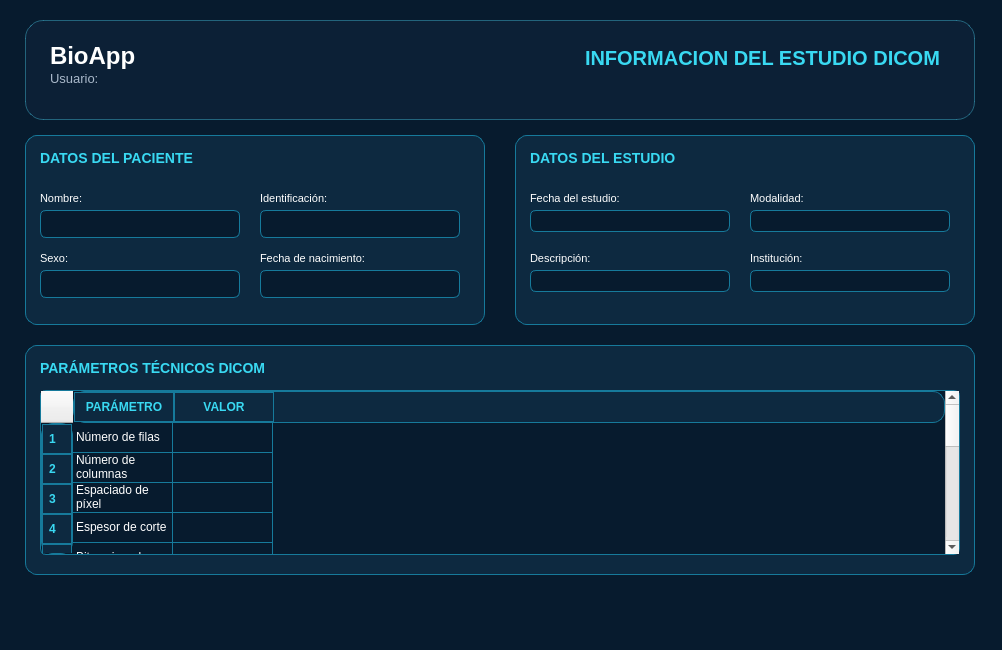
<?xml version="1.0" encoding="UTF-8"?>
<ui version="4.0">
 <class>ventanaDatosDICOM</class>
 <widget class="QDialog" name="ventanaDatosDICOM">
  <property name="geometry">
   <rect>
    <x>0</x>
    <y>0</y>
    <width>1002</width>
    <height>650</height>
   </rect>
  </property>
  <property name="windowTitle">
   <string>BioApp | Información DICOM</string>
  </property>
  <property name="styleSheet">
   <string notr="true">QDialog#ventanaDatosDICOM {
    background-color: #071B2E;
}</string>
  </property>
  <widget class="QFrame" name="frameEncabezado">
   <property name="geometry">
    <rect>
     <x>25</x>
     <y>20</y>
     <width>950</width>
     <height>100</height>
    </rect>
   </property>
   <property name="styleSheet">
    <string notr="true">QFrame#frameEncabezado {
    background-color: rgba(15, 35, 60, 150);
    border: 1px solid rgba(75, 210, 240, 100);
    border-radius: 18px;
}</string>
   </property>
   <property name="frameShape">
    <enum>QFrame::StyledPanel</enum>
   </property>
   <property name="frameShadow">
    <enum>QFrame::Raised</enum>
   </property>
   <widget class="QLabel" name="lblBioApp">
    <property name="geometry">
     <rect>
      <x>25</x>
      <y>20</y>
      <width>101</width>
      <height>31</height>
     </rect>
    </property>
    <property name="styleSheet">
     <string notr="true">color: #FFFFFF;
font-size: 24px;
font-weight: bold;
background-color: transparent;</string>
    </property>
    <property name="text">
     <string>BioApp</string>
    </property>
   </widget>
   <widget class="QLabel" name="lblTituloDICOM">
    <property name="geometry">
     <rect>
      <x>560</x>
      <y>30</y>
      <width>381</width>
      <height>16</height>
     </rect>
    </property>
    <property name="styleSheet">
     <string notr="true">color: #39D9F2;
font-size: 20px;
font-weight: bold;
background: transparent;
border: none;</string>
    </property>
    <property name="text">
     <string>INFORMACIÓN DEL ESTUDIO DICOM</string>
    </property>
   </widget>
   <widget class="QLabel" name="lblInfoUsuario">
    <property name="geometry">
     <rect>
      <x>25</x>
      <y>50</y>
      <width>55</width>
      <height>16</height>
     </rect>
    </property>
    <property name="styleSheet">
     <string notr="true">color: #A9B8CA;
font-size: 13px;
background-color: transparent;</string>
    </property>
    <property name="text">
     <string>Usuario:</string>
    </property>
   </widget>
  </widget>
  <widget class="QFrame" name="framePaciente">
   <property name="geometry">
    <rect>
     <x>25</x>
     <y>135</y>
     <width>460</width>
     <height>190</height>
    </rect>
   </property>
   <property name="styleSheet">
    <string notr="true">QFrame {
    background-color: #0D2940;
    border: 1px solid #167A9B;
    border-radius: 12px;
}</string>
   </property>
   <property name="frameShape">
    <enum>QFrame::StyledPanel</enum>
   </property>
   <property name="frameShadow">
    <enum>QFrame::Raised</enum>
   </property>
   <widget class="QLabel" name="lblTituloPaciente">
    <property name="geometry">
     <rect>
      <x>15</x>
      <y>10</y>
      <width>420</width>
      <height>25</height>
     </rect>
    </property>
    <property name="styleSheet">
     <string notr="true">color: #39D9F2;
font-size: 14px;
font-weight: bold;
background: transparent;
border: none;</string>
    </property>
    <property name="text">
     <string>DATOS DEL PACIENTE</string>
    </property>
   </widget>
   <widget class="QLabel" name="lblNombre">
    <property name="geometry">
     <rect>
      <x>15</x>
      <y>55</y>
      <width>55</width>
      <height>16</height>
     </rect>
    </property>
    <property name="styleSheet">
     <string notr="true">color: white;
font-size: 11px;
background: transparent;
border: none;</string>
    </property>
    <property name="text">
     <string>Nombre:</string>
    </property>
   </widget>
   <widget class="QLabel" name="lblIdentificacion">
    <property name="geometry">
     <rect>
      <x>235</x>
      <y>55</y>
      <width>81</width>
      <height>16</height>
     </rect>
    </property>
    <property name="styleSheet">
     <string notr="true">color: white;
font-size: 11px;
background: transparent;
border: none;</string>
    </property>
    <property name="text">
     <string>Identificación:</string>
    </property>
   </widget>
   <widget class="QLabel" name="lblSexo">
    <property name="geometry">
     <rect>
      <x>15</x>
      <y>115</y>
      <width>55</width>
      <height>16</height>
     </rect>
    </property>
    <property name="styleSheet">
     <string notr="true">color: white;
font-size: 11px;
background: transparent;
border: none;</string>
    </property>
    <property name="text">
     <string>Sexo:</string>
    </property>
   </widget>
   <widget class="QLabel" name="lblFechaNacimiento">
    <property name="geometry">
     <rect>
      <x>235</x>
      <y>115</y>
      <width>131</width>
      <height>16</height>
     </rect>
    </property>
    <property name="styleSheet">
     <string notr="true">color: white;
font-size: 11px;
background: transparent;
border: none;</string>
    </property>
    <property name="text">
     <string>Fecha de nacimiento:</string>
    </property>
   </widget>
   <widget class="QLineEdit" name="txtNombre">
    <property name="geometry">
     <rect>
      <x>15</x>
      <y>75</y>
      <width>200</width>
      <height>28</height>
     </rect>
    </property>
    <property name="styleSheet">
     <string notr="true">
QLineEdit {
    background-color: #071B2E;
    color: #FFFFFF;
    border: 1px solid #167A9B;
    border-radius: 6px;
    padding: 5px;
    font-size: 10pt;
}

QLineEdit:focus {
    border: 1px solid #39D9F2;
}
</string>
    </property>
    <property name="readOnly">
     <bool>true</bool>
    </property>
   </widget>
   <widget class="QLineEdit" name="txtSexo">
    <property name="geometry">
     <rect>
      <x>15</x>
      <y>135</y>
      <width>200</width>
      <height>28</height>
     </rect>
    </property>
    <property name="styleSheet">
     <string notr="true">
QLineEdit {
    background-color: #071B2E;
    color: #FFFFFF;
    border: 1px solid #167A9B;
    border-radius: 6px;
    padding: 5px;
    font-size: 10pt;
}

QLineEdit:focus {
    border: 1px solid #39D9F2;
}
</string>
    </property>
    <property name="readOnly">
     <bool>true</bool>
    </property>
   </widget>
   <widget class="QLineEdit" name="txtIdentificacion">
    <property name="geometry">
     <rect>
      <x>235</x>
      <y>75</y>
      <width>200</width>
      <height>28</height>
     </rect>
    </property>
    <property name="styleSheet">
     <string notr="true">
QLineEdit {
    background-color: #071B2E;
    color: #FFFFFF;
    border: 1px solid #167A9B;
    border-radius: 6px;
    padding: 5px;
    font-size: 10pt;
}

QLineEdit:focus {
    border: 1px solid #39D9F2;
}
</string>
    </property>
    <property name="readOnly">
     <bool>true</bool>
    </property>
   </widget>
   <widget class="QLineEdit" name="txtFechaNacimiento">
    <property name="geometry">
     <rect>
      <x>235</x>
      <y>135</y>
      <width>200</width>
      <height>28</height>
     </rect>
    </property>
    <property name="styleSheet">
     <string notr="true">
QLineEdit {
    background-color: #071B2E;
    color: #FFFFFF;
    border: 1px solid #167A9B;
    border-radius: 6px;
    padding: 5px;
    font-size: 10pt;
}

QLineEdit:focus {
    border: 1px solid #39D9F2;
}
</string>
    </property>
    <property name="readOnly">
     <bool>true</bool>
    </property>
   </widget>
  </widget>
  <widget class="QFrame" name="frameEstudio">
   <property name="geometry">
    <rect>
     <x>515</x>
     <y>135</y>
     <width>460</width>
     <height>190</height>
    </rect>
   </property>
   <property name="styleSheet">
    <string notr="true">QFrame {
    background-color: #0D2940;
    border: 1px solid #167A9B;
    border-radius: 12px;
}</string>
   </property>
   <property name="frameShape">
    <enum>QFrame::StyledPanel</enum>
   </property>
   <property name="frameShadow">
    <enum>QFrame::Raised</enum>
   </property>
   <widget class="QLabel" name="lblTituloEstudio">
    <property name="geometry">
     <rect>
      <x>15</x>
      <y>10</y>
      <width>420</width>
      <height>25</height>
     </rect>
    </property>
    <property name="styleSheet">
     <string notr="true">color: #39D9F2;
font-size: 14px;
font-weight: bold;
background: transparent;
border: none;</string>
    </property>
    <property name="text">
     <string>DATOS DEL ESTUDIO</string>
    </property>
   </widget>
   <widget class="QLabel" name="lblFechaEstudio">
    <property name="geometry">
     <rect>
      <x>15</x>
      <y>55</y>
      <width>111</width>
      <height>16</height>
     </rect>
    </property>
    <property name="styleSheet">
     <string notr="true">color: white;
font-size: 11px;
background: transparent;
border: none;</string>
    </property>
    <property name="text">
     <string>Fecha del estudio:</string>
    </property>
   </widget>
   <widget class="QLabel" name="lblModalidad">
    <property name="geometry">
     <rect>
      <x>235</x>
      <y>55</y>
      <width>55</width>
      <height>16</height>
     </rect>
    </property>
    <property name="styleSheet">
     <string notr="true">color: white;
font-size: 11px;
background: transparent;
border: none;</string>
    </property>
    <property name="text">
     <string>Modalidad:</string>
    </property>
   </widget>
   <widget class="QLabel" name="lblDescripcionEstudio">
    <property name="geometry">
     <rect>
      <x>15</x>
      <y>115</y>
      <width>71</width>
      <height>16</height>
     </rect>
    </property>
    <property name="styleSheet">
     <string notr="true">color: white;
font-size: 11px;
background: transparent;
border: none;</string>
    </property>
    <property name="text">
     <string>Descripción:</string>
    </property>
   </widget>
   <widget class="QLabel" name="lblInstitucion">
    <property name="geometry">
     <rect>
      <x>235</x>
      <y>115</y>
      <width>55</width>
      <height>16</height>
     </rect>
    </property>
    <property name="styleSheet">
     <string notr="true">color: white;
font-size: 11px;
background: transparent;
border: none;</string>
    </property>
    <property name="text">
     <string>Institución:</string>
    </property>
   </widget>
   <widget class="QLineEdit" name="txtFechaEstudio">
    <property name="geometry">
     <rect>
      <x>15</x>
      <y>75</y>
      <width>200</width>
      <height>22</height>
     </rect>
    </property>
    <property name="styleSheet">
     <string notr="true">
QLineEdit {
    background-color: #071B2E;
    color: #FFFFFF;
    border: 1px solid #167A9B;
    border-radius: 6px;
    padding: 5px;
    font-size: 10pt;
}

QLineEdit:focus {
    border: 1px solid #39D9F2;
}
</string>
    </property>
    <property name="readOnly">
     <bool>true</bool>
    </property>
   </widget>
   <widget class="QLineEdit" name="txtModalidad">
    <property name="geometry">
     <rect>
      <x>235</x>
      <y>75</y>
      <width>200</width>
      <height>22</height>
     </rect>
    </property>
    <property name="styleSheet">
     <string notr="true">
QLineEdit {
    background-color: #071B2E;
    color: #FFFFFF;
    border: 1px solid #167A9B;
    border-radius: 6px;
    padding: 5px;
    font-size: 10pt;
}

QLineEdit:focus {
    border: 1px solid #39D9F2;
}
</string>
    </property>
    <property name="readOnly">
     <bool>true</bool>
    </property>
   </widget>
   <widget class="QLineEdit" name="txtDescripcionEstudio">
    <property name="geometry">
     <rect>
      <x>15</x>
      <y>135</y>
      <width>200</width>
      <height>22</height>
     </rect>
    </property>
    <property name="styleSheet">
     <string notr="true">
QLineEdit {
    background-color: #071B2E;
    color: #FFFFFF;
    border: 1px solid #167A9B;
    border-radius: 6px;
    padding: 5px;
    font-size: 10pt;
}

QLineEdit:focus {
    border: 1px solid #39D9F2;
}
</string>
    </property>
    <property name="readOnly">
     <bool>true</bool>
    </property>
   </widget>
   <widget class="QLineEdit" name="txtInstitucion">
    <property name="geometry">
     <rect>
      <x>235</x>
      <y>135</y>
      <width>200</width>
      <height>22</height>
     </rect>
    </property>
    <property name="styleSheet">
     <string notr="true">
QLineEdit {
    background-color: #071B2E;
    color: #FFFFFF;
    border: 1px solid #167A9B;
    border-radius: 6px;
    padding: 5px;
    font-size: 10pt;
}

QLineEdit:focus {
    border: 1px solid #39D9F2;
}
</string>
    </property>
    <property name="readOnly">
     <bool>true</bool>
    </property>
   </widget>
  </widget>
  <widget class="QFrame" name="frameParametros">
   <property name="geometry">
    <rect>
     <x>25</x>
     <y>345</y>
     <width>950</width>
     <height>230</height>
    </rect>
   </property>
   <property name="styleSheet">
    <string notr="true">QFrame {
    background-color: #0D2940;
    border: 1px solid #167A9B;
    border-radius: 12px;
}</string>
   </property>
   <property name="frameShape">
    <enum>QFrame::StyledPanel</enum>
   </property>
   <property name="frameShadow">
    <enum>QFrame::Raised</enum>
   </property>
   <widget class="QLabel" name="lblTituloParametros">
    <property name="geometry">
     <rect>
      <x>15</x>
      <y>10</y>
      <width>920</width>
      <height>25</height>
     </rect>
    </property>
    <property name="styleSheet">
     <string notr="true">color: #39D9F2;
font-size: 14px;
font-weight: bold;
background: transparent;
border: none;</string>
    </property>
    <property name="text">
     <string>PARÁMETROS TÉCNICOS DICOM</string>
    </property>
   </widget>
   <widget class="QTableWidget" name="tablaParametrosDICOM">
    <property name="geometry">
     <rect>
      <x>15</x>
      <y>45</y>
      <width>920</width>
      <height>165</height>
     </rect>
    </property>
    <property name="styleSheet">
     <string notr="true">
QTableWidget {
    background-color: #071B2E;
    color: #FFFFFF;
    gridline-color: #167A9B;
    border: 1px solid #167A9B;
    border-radius: 6px;
    font-size: 9pt;
}

QHeaderView::section {
    background-color: #0D2940;
    color: #39D9F2;
    padding: 6px;
    border: 1px solid #167A9B;
    font-weight: bold;
}

QTableWidget::item {
    padding: 5px;
}

QTableWidget::item:selected {
    background-color: #167A9B;
    color: #FFFFFF;
}
</string>
    </property>
    <property name="rowCount">
     <number>13</number>
    </property>
    <property name="columnCount">
     <number>2</number>
    </property>
    <row/>
    <row/>
    <row/>
    <row/>
    <row/>
    <row/>
    <row/>
    <row/>
    <row/>
    <row/>
    <row/>
    <row/>
    <row/>
    <column>
     <property name="text">
      <string>PARÁMETRO</string>
     </property>
    </column>
    <column>
     <property name="text">
      <string>VALOR</string>
     </property>
    </column>
    <item row="0" column="0">
     <property name="text">
      <string>Número de filas</string>
     </property>
    </item>
    <item row="1" column="0">
     <property name="text">
      <string>Número de columnas</string>
     </property>
    </item>
    <item row="2" column="0">
     <property name="text">
      <string>Espaciado de píxel</string>
     </property>
    </item>
    <item row="3" column="0">
     <property name="text">
      <string>Espesor de corte</string>
     </property>
    </item>
    <item row="4" column="0">
     <property name="text">
      <string>Bits asignados</string>
     </property>
    </item>
    <item row="5" column="0">
     <property name="text">
      <string>Interpretación fotométrica</string>
     </property>
    </item>
    <item row="6" column="0">
     <property name="text">
      <string>Número de imágenes</string>
     </property>
    </item>
    <item row="7" column="0">
     <property name="text">
      <string>Descripción de serie</string>
     </property>
    </item>
    <item row="8" column="0">
     <property name="text">
      <string>Tamaño del vóxel (alto)</string>
     </property>
    </item>
    <item row="9" column="0">
     <property name="text">
      <string>Tamaño del vóxel (largo)</string>
     </property>
    </item>
    <item row="10" column="0">
     <property name="text">
      <string>Tamaño del vóxel (ancho)</string>
     </property>
    </item>
    <item row="11" column="0">
     <property name="text">
      <string>Matriz original</string>
     </property>
    </item>
    <item row="12" column="0">
     <property name="text">
      <string>Matriz ampliada</string>
     </property>
    </item>
   </widget>
  </widget>
 </widget>
 <resources/>
 <connections/>
</ui>
